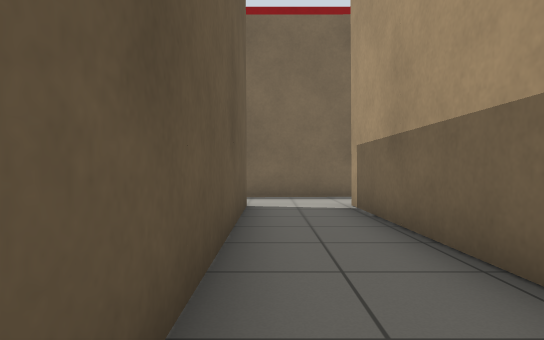
View 1 (above)

24 first-person views from a walk through a Gazebo world. The camera is 0.72 m above the floor, looks level and sees 75° across. The floor is counted in squares, 1 m on a side. Each view is taken from the middle of a square. On the plan, view 1 faces up. The plan holds only what a view shows up to about 11 squares ahead; the rest is blank.

View 2
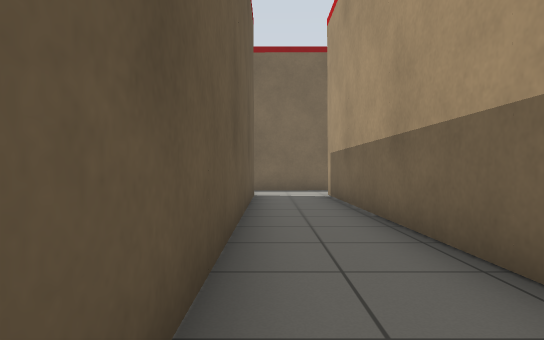

View 3
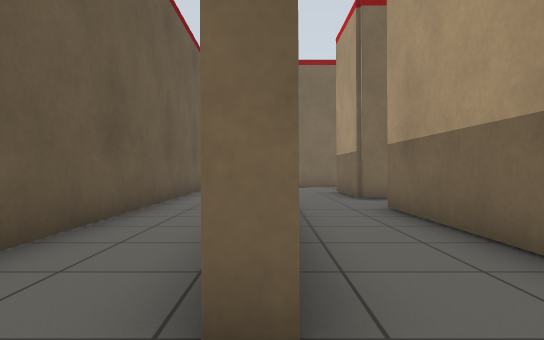

View 4
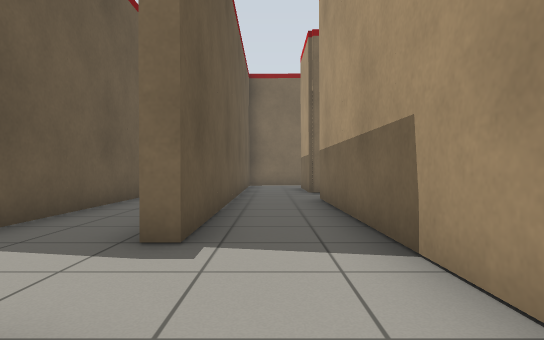

View 5
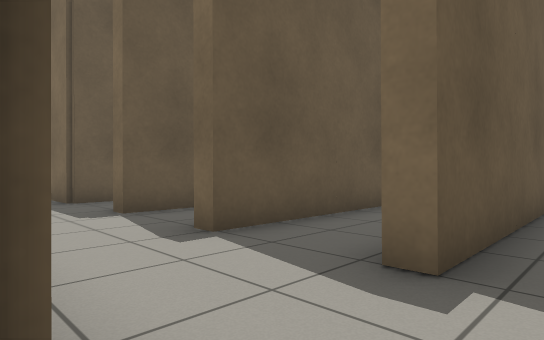

View 6
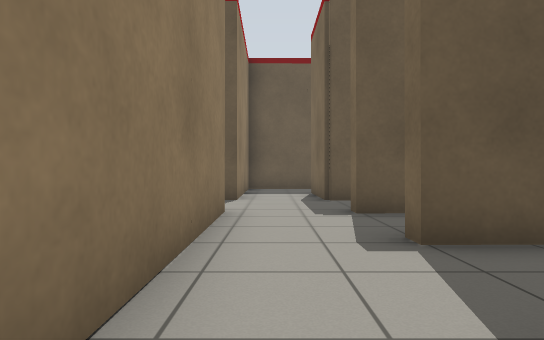

View 7
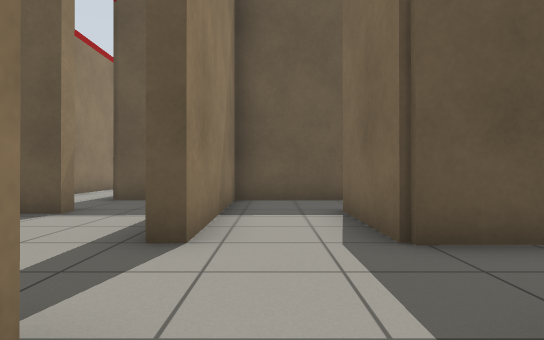

View 8
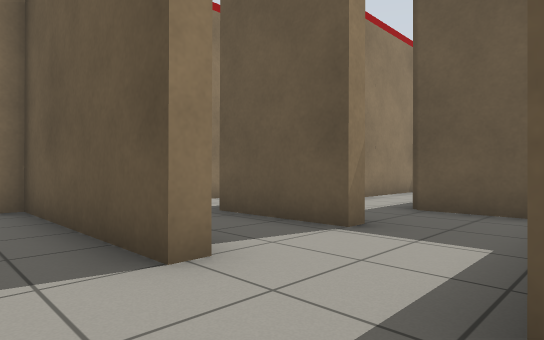

View 9
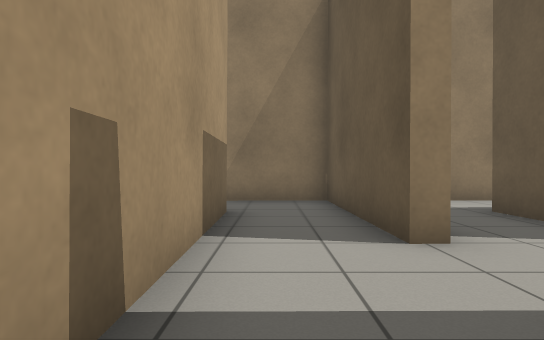

View 10
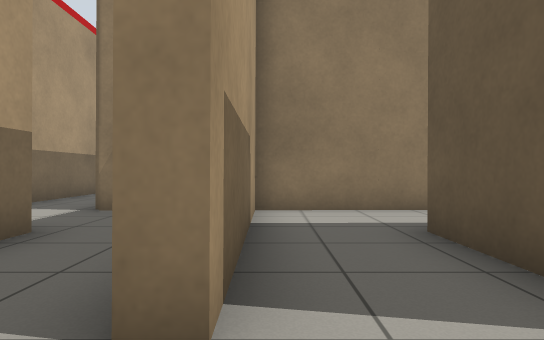

View 11
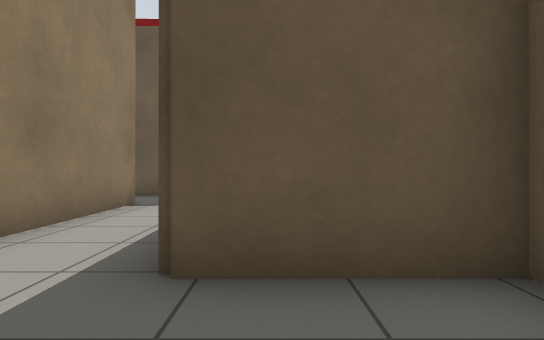

View 12
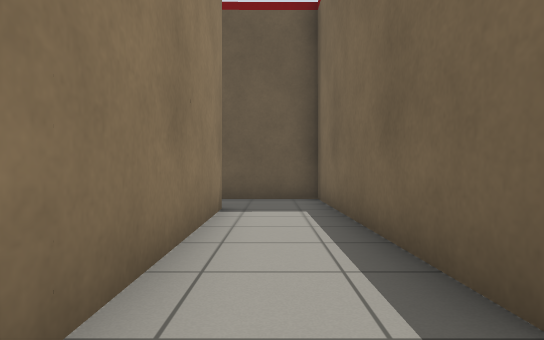

View 13
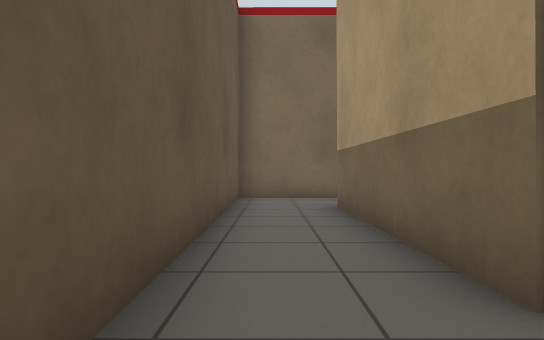

View 14
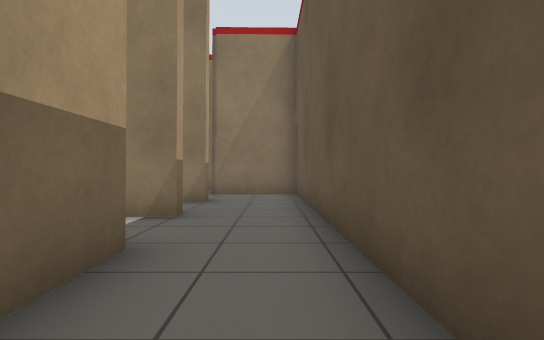

View 15
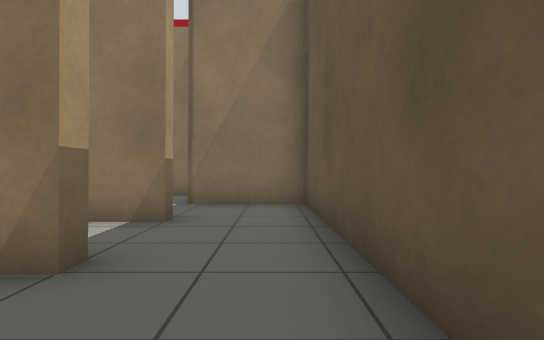

View 16
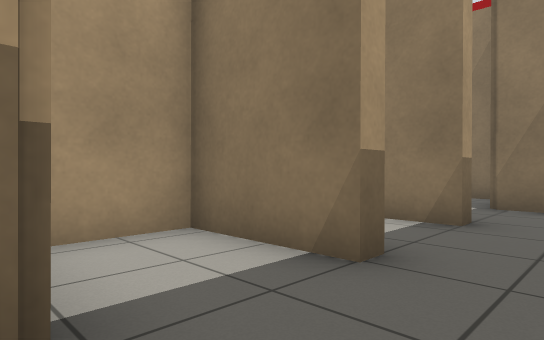

View 17
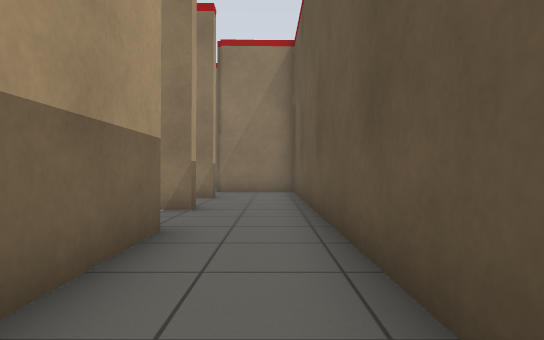

View 18
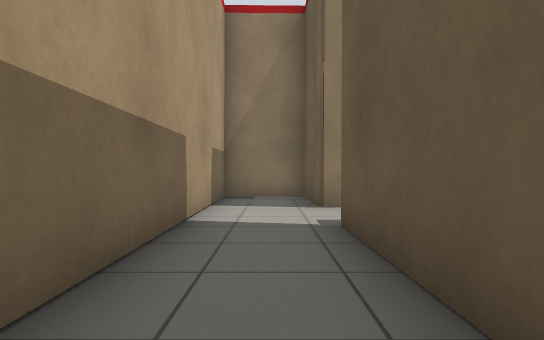

View 19
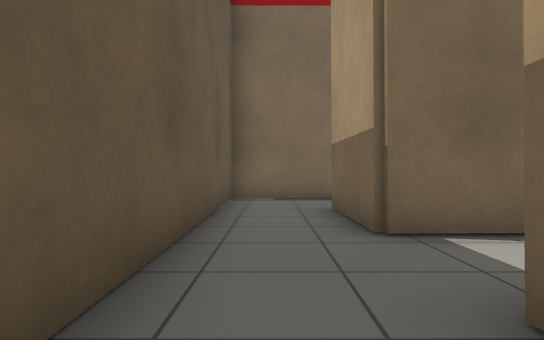

View 20
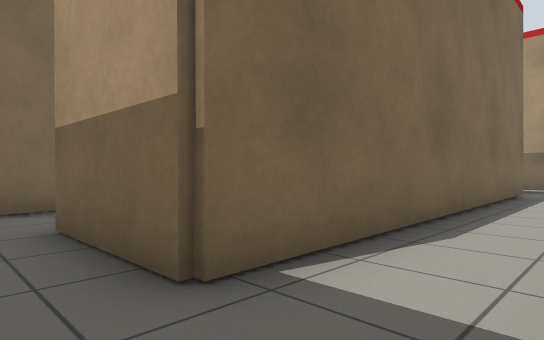

View 21
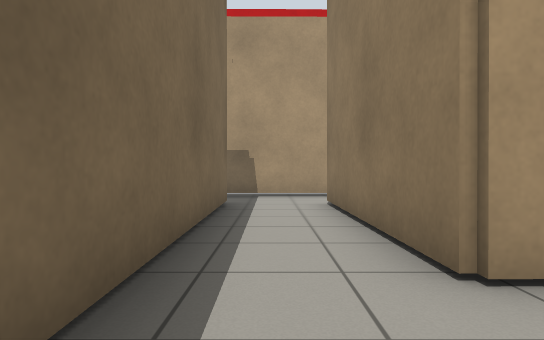

View 22
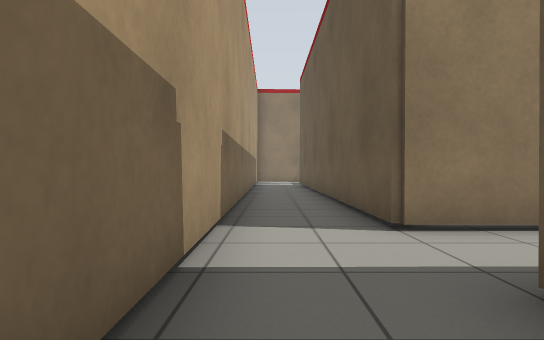

View 23
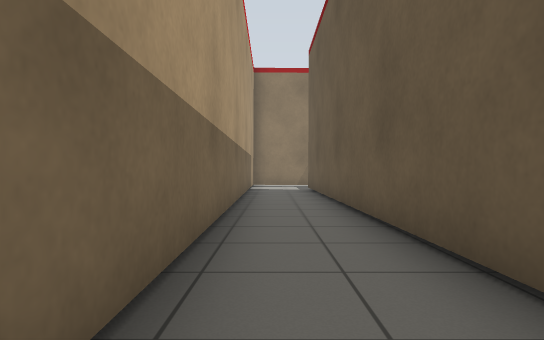

View 24
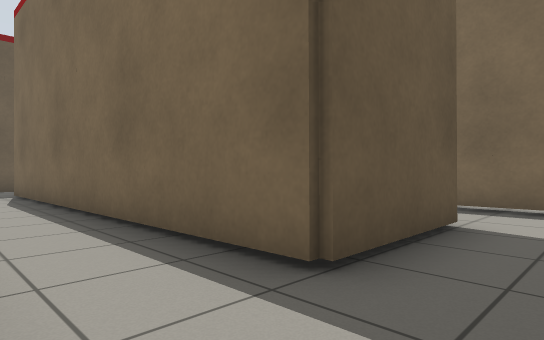

### Floor plan
Key: @ floor where view 1 was taken; # wall or solid block; . floor; B red box; O other object.
Columns run from 18 left of view 1 to 18 right of it. Each row starts with its distance up from view 1.
 10                       O
  9                   BBOOO
  8                   ...
  7                  #..####        #
  6                  #..#..         ..
  5                  O..O..         #.
  4                  O.. .O          ..#
  3                  #..#.#         #..#
  2                  #..#.#### ## ###..#.
  1                  #..#..............#.
  0                  #@.#..    .# # #..#.
 -1                  #..#.#    ##   #..#
 -2                   .. .           ..#
 -3                  #..#.#         #..#
 -4                  #..#.          #..#
 -5             #..   .. .#         #..#
 -6        #..#OO.........#         #..#
 -7         ..............          #..#
 -8         # ###..# # ##.#         #..#
 -9         .......     #.#         #..#
-10        #.......#    #.#         #..#
-11 ########.. .. .      B          OO.
-12 #.........#.. .#                 O
-13 #..###### #..#.#                 O
-14 #..      .... ...
-15 #..      .... ...
-16 #..     ###     ..O
-17  ..             ..O
-18 #..#             .O
-19 #....            .B
-20  ....#            B
-21 #..
-22 #...
-23 #..BB
-24 #...
-25 #...
-26 ####
-27    #
-28    ##

Positions as (right, up) in squares from view 1, and headings:
1: (0, 0), facing up
2: (0, -3), facing up
3: (2, -7), facing up
4: (3, -9), facing up
5: (3, -8), facing up-left
6: (3, -7), facing left
7: (-2, -7), facing left
8: (-4, -8), facing down-left
9: (-4, -7), facing down
10: (-6, -9), facing down
11: (-8, -10), facing left
12: (-9, -12), facing left
13: (-17, -20), facing up
14: (-17, -15), facing down
15: (-17, -18), facing down
16: (-17, -18), facing down-right
17: (-17, -14), facing down
18: (3, -1), facing down
19: (3, -2), facing up
20: (3, 0), facing up-right
21: (7, 1), facing right
22: (16, 4), facing down
23: (16, 0), facing down
24: (16, 0), facing up-left
